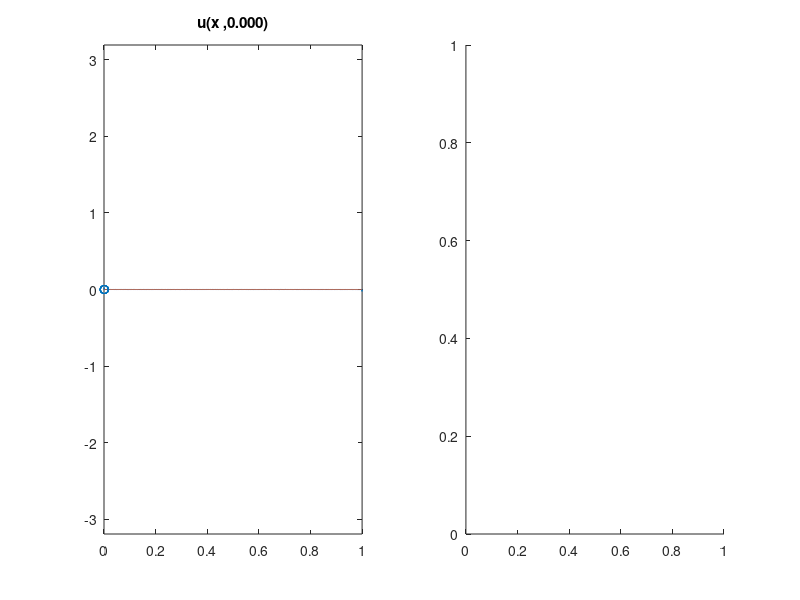

The MATLAB script that drew this image: (Note: this script raises an error after producing the figure.)
%function Chafee_Infante(N1,T,nui,alphai,graph)
%Chafee-Infante eq. u_t - nu*u_xx = u - alpha*u^3
%basic constants defined by problem

%%%%%%%%%%%%%%%%%%%%%%%%%%%%%%%%%%%%%%%%%%%%%%%%%%%%%%%%%%%%%%%%%%%%%%%%%%%
%Solves Chafee-Infante equation using data assimilation on a uniform grid
%
%Meant to use loaded data from Data directory
%%%%%%%%%%%%%%%%%%%%%%%%%%%%%%%%%%%%%%%%%%%%%%%%%%%%%%%%%%%%%%%%%%%%%%%%%%%
% close all; clear all;
close all;
clear all;
global alpha nu x N;
%% Load Variables
% load('Data\2018.01.23.01.24.03.575.mat')
if( exist('T','var') == 0)
    alpha = .1;
    nu = .0001;
    dt = 0.01;
%     error = ;
    min_nodes = 10;
    L = 1;
    N = 2^12;
    mu = 50;
    seed = randi(10000)
    T = 100;
end

graph = true;
% graph = false;


%% Initialize other constants

dx = L/N;
x = linspace(0,L,N);
timesteps = ceil(T/dt);

%% Initial Conditions
% seed = randi(10000);
% fprintf('seed: %d\n', seed);
rng(seed);
a = (10^(0))*rand(1,N/4);
k = 1:1:N/4;
u_0 = zeros(1,N);
for i = 1:N/4
    u_0 = u_0 + (a(i)*sin(2*pi*k(i)*x));
end
u_0 = u_0/(norm(u_0)*sqrt(dx))*10^-3;


%% Plot Setup
%plot initial data and define plot
if(graph)
    figure
    subplot(1,2,1);
    h = plot(x,u_0);
    hold on;
%     h2 = plot(x,u_0);
    h2 = plot(x,zeros(1,N));
    y_amp = max([1.01/sqrt(alpha), 1e-2]);
    axis([0 L -y_amp y_amp]);
    set(h, 'XDataSource','x');
    set(h, 'YDataSource','u');
    set(h2, 'XDataSource','x');
    set(h2, 'YDataSource','v');
    title ( sprintf ('u(x ,%1.3f)',0 ));

%     drawnow;
    f = subplot(1,2,2);
end


% Convex Splitting Method
A = (nu/(dx^2))*gallery('tridiag',N-2,1,-2,1) + (1+2*alpha)*speye(N-2,N-2);
B = speye(N-2,N-2) - dt*A;

u = u_0';
t=0;
%% Sweeping Data Assimilation

% mu = 50;
nodes = min_nodes; %number of nodes
vel = nodes;
int_nodes = nodes;

i_nodes = 1:nodes;
x_nodes = x(i_nodes);

if(graph)
    subplot(1,2,1)
    h3 = scatter(x_nodes,zeros(1,length(x_nodes)));
    set(h3, 'XDataSource','x_nodes');
    set(h3, 'YDataSource','zeros(1,length(x_nodes))');
end
v = zeros(size(u));
%             error_DA(1) = norm(u_0);
ui = u(2:N-1);
vi = v(2:N-1);

%% Main Loop
% close all
% f = figure;
% line([N/4 N/4], [0 inf]);
% for k = 1:timesteps
%% Ramp up
offset = 0;
while(max(abs(u))<.9/sqrt(alpha)&&t<T)
    %solves pde
    offset = offset +1;
    t = t+dt;
    umv = u - v;
    %error_DA(k) = sqrt(dx)*norm(umv);
%     if(max(error_DA(k)>1e50))
%         return
%     end
%     Ih_umv = interp1(x_nodes,umv(i_nodes),x)';
%     Ih_umv(1) = []; Ih_umv(end) = [];

    ui = B\(ui.*(ones(N-2,1)+dt.*(alpha.*(-2-(ui.^2))))); %Convex Splitting Method
    
    u(2:N-1) = ui;
    
%% Graphing fft
if graph&&~ishghandle(f)&&~ishghandle(h)
    return
end
if (ishghandle(f)&&graph && mod(offset,100) == 0)
    subplot(1,2,1);
    refreshdata(h,'caller');
    refreshdata(h2,'caller');
    refreshdata(h3,'caller');
    refreshdata;
    title ( sprintf ('u(x ,%1.3f)',t ));
    %         drawnow;
    %
    subplot(1,2,2);
    u_hat = fft(u);
    loglog(abs(u_hat(1:N/2))/N);
    %         hold on;
    y1=get(gca,'ylim');
    line([N/4 N/4],[1e-20 1e10],'Color','red');
    line([1e-0 N/4],[1e-15 1e-15],'Color','red');
    axis([1,N/2,1e-20,1e5]);
    title ( sprintf ('Spectrum of u at time: %1.3f',t ));
    drawnow;
end
end
if t >= T
    close all;
    return
end
error_DA = zeros(1,timesteps-offset);

    %Error calculation

%% Data Assimiliation
global velocity direction pass
% vel = nodes;
velocity = nodes;
direction = 1;
pass = 0;
for( k = 1:timesteps-offset)
    
        
    t = t+dt;
    umv = u - v;
    error_DA(k) = sqrt(dx)*norm(umv);
    if(max(error_DA(k)>1e50))
        return
    end
    [x_nodes, i_nodes] = updateNodes(i_nodes,v);
    Ih_umv = [zeros(1,i_nodes(1)-1),interp1(x_nodes,umv(i_nodes),x(i_nodes)),zeros(1,N-i_nodes(end))]';
%     Ih_umv = interp1(x_nodes,umv(i_nodes),x)';
    Ih_umv(1) = []; Ih_umv(end) = [];

    ui = B\(ui.*(ones(N-2,1)+dt.*(alpha.*(-2-(ui.^2))))); %Convex Splitting Method
    
    u(2:N-1) = ui;
    
    vi = B\(vi+dt*(alpha*(-2*vi-(vi.^3))+ mu*Ih_umv)); %Convex Splitting Method
    v(2:N-1) = vi;
    %     error_DA(k+1) = norm(u-v);
    
    
    %% Graphing
    %redraw plot
    if graph&&~ishghandle(f)&&~ishghandle(h)
        return
    end
        show = 20;
    if(k<=10)
        show = 1;
    end
%     if(max(u)> 0.9/sqrt(alpha)&&graph && mod(k,5) == 0
    if(graph && mod(k,show) == 0)
        subplot(1,2,1);
        refreshdata(h,'caller');
        refreshdata(h2,'caller');
        refreshdata(h3,'caller');
        refreshdata;
        title ( sprintf ('u(x ,%1.3f)',t ));
%         drawnow;
        %
        subplot(1,2,2);
        u_hat = fft(u);
        loglog(abs(u_hat(1:N/2))/N);
        %         hold on;
        y1=get(gca,'ylim');
        line([N/4 N/4],[1e-20 1e10],'Color','red');
        line([1e-0 N/4],[1e-15 1e-15],'Color','red');
        axis([1,N/2,1e-20,1e5]);
        title ( sprintf ('Spectrum of u at time: %1.3f',t ));
        drawnow;
    end
    
    
end
if(graph)
    figure
    semilogy(dt*(offset+1):dt:T, error_DA);
end

%% Save Data
%         date = datestr(now,'yyyy.mm.dd.HH.MM.SS.FFF');
%         save(['Data/' date '.mat'],'L','N','T','dt','alpha','nu','mu','seed','int_nodes','min_nodes','error');

function [x_nodes, i_nodes] = updateNodes(prev_nodes,v)
global x N velocity;
% if(min(abs(v)) < 1)
%     vel = 1;
% else
%     vel = 20;
% end
% n = min(find((abs(uv)==max(abs(uv)))));
% i_nodes =rem((prev_nodes+velocity),N);
% if(i==0)
i_nodes = (2 + mod(prev_nodes+velocity-1, N-2));
% i_nodes = prev_nodes;
% i_nodes = mod(prev_nodes+velocity,N);
% for i = 1:length(prev_nodes)
i_nodes = sort(i_nodes);
x_nodes = x(i_nodes);
% x_nodes = [x(prev_nodes),x(n)];
% i_nodes = [prev_nodes,n];
%     x_nodes = unique([x(prev_nodes),x(n)]);
%     i_nodes = unique([prev_nodes,n]);
end


